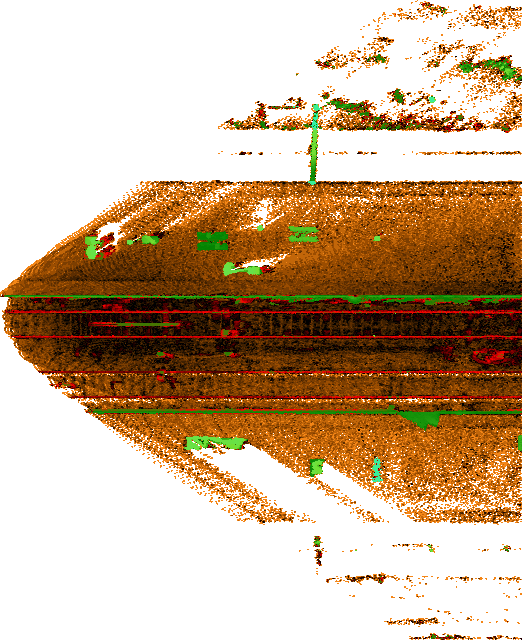
#> input picture data/real_samples/ortho_rotated_0.png, 522 x 640 px; its folder holds only this picture in this run
$ python crop_real_samples.py
#> lines starting #> are read from the running program, lines starting #| are printed output that depends on the picture
"""
Crop real LiDAR samples to horizontal strips centred on the railway tracks.

Steps:
  1. Extract the background brownish colour from image 3 near y=400 using
     Sliced Wasserstein Distance (SWD) — quantifies how well background
     pixels are separated from reddish rail pixels in colour space.
  2. Find rail y-positions:
       a. Build a per-row reddish pixel density profile (fraction of row
          pixels satisfying (R-G) > RG_DIFF_THRESH).
       b. Mark rows where density ≥ ROW_DENSITY_THRESH as "rail rows".
       c. Group consecutive rail rows (gap tolerance ≤ GAP_TOL) into
          components.
       d. Shape filter: discard components taller than MAX_COMPONENT_HEIGHT
          (these are irregular blobs, not thin rail lines).
       e. From remaining components, pick the tightest cluster fitting in
          CROP_HEIGHT px, preferring the one closest to the image centre.
       f. A detection is "good" if it yields ≥ 2 components after filtering
          AND the mean peak-row density across selected components is ≥
          MIN_MEAN_DENSITY.
  3. Two-pass cropping:
       - Pass 1: run detection on every image; collect good detections and
         their crop-centre y values.
       - Compute global_median_centre from the good detections.
       - Pass 2: images with a good detection are cropped around their own
         detected centre; images with a bad detection (blob noise, too few
         components, low density) fall back to global_median_centre.
  4. Crop height is always CROP_HEIGHT px. Save to data/real_samples_cropped/.
"""

from pathlib import Path

import numpy as np
from PIL import Image

# ── Paths ──────────────────────────────────────────────────────────────────────
SAMPLES_DIR = Path("data/real_samples")
OUTPUT_DIR  = Path("data/real_samples_cropped")
OUTPUT_DIR.mkdir(exist_ok=True)

# ── Parameters ─────────────────────────────────────────────────────────────────
CROP_HEIGHT           = 100   # final crop height in pixels
RG_DIFF_THRESH        = 80    # (R - G) > this → pixel is reddish
ROW_DENSITY_THRESH    = 0.50  # fraction of row pixels that must be reddish
GAP_TOL               = 3     # consecutive non-rail rows tolerated within a component
MAX_COMPONENT_HEIGHT  = 16    # (A) components taller than this are blobs, not rails
MIN_MEAN_DENSITY      = 0.65  # (B) mean peak-density across selected components
MIN_COMPONENTS_GOOD   = 2     # (B) minimum selected components for a "good" detection
SWD_N_PROJ            = 128   # projections for Sliced Wasserstein Distance
SWD_REF_Y             = 400   # reference row for background extraction (image 3)
BG_WINDOW             = 30    # ± rows around SWD_REF_Y


# ══════════════════════════════════════════════════════════════════════════════
# 1.  BACKGROUND COLOUR VIA SLICED WASSERSTEIN DISTANCE
# ══════════════════════════════════════════════════════════════════════════════

def _sliced_wasserstein_distance(
    a: np.ndarray, b: np.ndarray, n_proj: int = SWD_N_PROJ, seed: int = 0
) -> float:
    """Sliced Wasserstein Distance between two (N, 3) RGB point clouds."""
    rng  = np.random.default_rng(seed)
    dirs = rng.standard_normal((n_proj, 3))
    dirs /= np.linalg.norm(dirs, axis=1, keepdims=True)
    total = 0.0
    for d in dirs:
        pa = np.sort(a @ d)
        pb = np.sort(b @ d)
        if len(pa) != len(pb):
            t  = np.linspace(0, 1, max(len(pa), len(pb)))
            pa = np.interp(t, np.linspace(0, 1, len(pa)), pa)
            pb = np.interp(t, np.linspace(0, 1, len(pb)), pb)
        total += np.mean(np.abs(pa - pb))
    return total / n_proj


def extract_background_colour(img_path: Path, ref_y: int = SWD_REF_Y,
                               window: int = BG_WINDOW) -> np.ndarray:
    """
    Median RGB of background pixels near ref_y, plus SWD vs rail pixels.

    'Background' = pixels where (R - G) ≤ RG_DIFF_THRESH (not reddish rails).
    'Rail'       = pixels where (R - G) >  RG_DIFF_THRESH.
    """
    arr   = np.array(Image.open(img_path).convert("RGB"), dtype=np.float32)
    h     = arr.shape[0]
    y0    = max(0, ref_y - window)
    y1    = min(h, ref_y + window + 1)
    strip = arr[y0:y1].reshape(-1, 3)

    R, G  = strip[:, 0], strip[:, 1]
    is_rail = (R - G) > RG_DIFF_THRESH

    bg   = strip[~is_rail]
    rail = strip[ is_rail]
    med_bg = np.median(bg, axis=0)

    if len(rail) == 0:
        print(f"  Background median RGB: {med_bg.astype(int)}  (no rail pixels in strip)")
        return med_bg

    swd = _sliced_wasserstein_distance(bg, rail)
    print(f"  Background median RGB : {med_bg.astype(int)}")
    print(f"  Rail median RGB       : {np.median(rail, axis=0).astype(int)}")
    print(f"  Sliced Wasserstein D  : {swd:.2f}  "
          f"({'well' if swd > 30 else 'poorly'} separated in colour space)")
    return med_bg


# ══════════════════════════════════════════════════════════════════════════════
# 2.  FIND RAIL POSITIONS
# ══════════════════════════════════════════════════════════════════════════════

def _row_densities(arr: np.ndarray) -> np.ndarray:
    """Per-row fraction of pixels with (R - G) > RG_DIFF_THRESH."""
    R = arr[:, :, 0].astype(np.float32)
    G = arr[:, :, 1].astype(np.float32)
    mask = (R - G) > RG_DIFF_THRESH
    return mask.sum(axis=1) / arr.shape[1]


def _group_rail_rows(is_rail_row: np.ndarray, gap_tol: int = GAP_TOL) -> list[list[int]]:
    """
    Cluster consecutive True rows in is_rail_row into groups.
    Up to gap_tol consecutive False rows inside a group are tolerated.
    Returns a list of (sorted) row-index lists.
    """
    n = len(is_rail_row)
    groups: list[list[int]] = []
    current: list[int] = []
    gap = 0

    for y in range(n):
        if is_rail_row[y]:
            current.append(y)
            gap = 0
        else:
            if current:
                gap += 1
                if gap > gap_tol:
                    groups.append(current)
                    current = []
                    gap = 0
    if current:
        groups.append(current)
    return groups


def _best_cluster(centers: list[float], max_span: float,
                  img_mid: float) -> list[int]:
    """
    Return indices into `centers` of the sub-list that:
      1. Fits within a vertical span of max_span px.
      2. Has the most members.
      3. (Tie-break) is closest to img_mid.
    `centers` must already be sorted ascending.
    """
    best_idx: list[int] = []
    best_count = 0
    best_dist  = float("inf")

    n = len(centers)
    lo = 0
    for hi in range(n):
        while centers[hi] - centers[lo] > max_span:
            lo += 1
        count = hi - lo + 1
        dist  = abs((centers[lo] + centers[hi]) / 2 - img_mid)
        if count > best_count or (count == best_count and dist < best_dist):
            best_count = count
            best_dist  = dist
            best_idx   = list(range(lo, hi + 1))

    return best_idx


def find_rail_band(img_path: Path) -> tuple[int, int, list[dict]]:
    """
    Return (top_y, bottom_y, selected_component_list).

    Applies the shape filter (A): components taller than MAX_COMPONENT_HEIGHT
    are discarded before cluster selection.
    Raises ValueError if no components survive filtering.
    """
    arr    = np.array(Image.open(img_path).convert("RGB"), dtype=np.uint8)
    height, width = arr.shape[:2]

    densities   = _row_densities(arr)
    is_rail_row = densities >= ROW_DENSITY_THRESH
    groups      = _group_rail_rows(is_rail_row)

    if not groups:
        raise ValueError(
            f"No rail rows found in {img_path.name} "
            f"(density≥{ROW_DENSITY_THRESH}, R-G>{RG_DIFF_THRESH})"
        )

    # Build component records
    all_components = []
    for g in groups:
        rows = np.array(g)
        row_dens = densities[rows]
        all_components.append({
            "y_min":       int(rows.min()),
            "y_max":       int(rows.max()),
            "y_center":    float(rows.mean()),
            "height_px":   int(rows.max() - rows.min() + 1),
            "peak_density": float(row_dens.max()),
        })

    # (A) Shape filter: remove blob-like thick components
    components = [c for c in all_components if c["height_px"] <= MAX_COMPONENT_HEIGHT]
    n_removed  = len(all_components) - len(components)

    if not components:
        raise ValueError(
            f"All components filtered out by shape filter in {img_path.name} "
            f"(MAX_COMPONENT_HEIGHT={MAX_COMPONENT_HEIGHT})"
        )

    components.sort(key=lambda c: c["y_center"])
    centers = [c["y_center"] for c in components]

    # Select tightest cluster within CROP_HEIGHT, preferring image centre
    img_mid  = height / 2
    sel_idx  = _best_cluster(centers, float(CROP_HEIGHT), img_mid)
    selected = [components[i] for i in sel_idx]

    top_y    = selected[0]["y_center"]
    bottom_y = selected[-1]["y_center"]
    span     = bottom_y - top_y

    blob_note = f"  [{n_removed} blob(s) removed by shape filter]" if n_removed else ""
    print(f"  {len(all_components)} raw → {len(components)} after filter "
          f"→ selected {len(selected)}  "
          f"(top y≈{top_y:.0f}, bottom y≈{bottom_y:.0f}, span={span:.0f} px){blob_note}")
    for i, c in enumerate(selected):
        print(f"    [{i}] y_center={c['y_center']:6.1f}  "
              f"y_range=[{c['y_min']},{c['y_max']}]  "
              f"height={c['height_px']}px  "
              f"peak_density={c['peak_density']:.2f}")

    return int(round(top_y)), int(round(bottom_y)), selected


def is_good_detection(selected: list[dict], span: int) -> bool:
    """
    (B) Return True when the detection is reliable enough to use directly.

    Criteria:
      - At least MIN_COMPONENTS_GOOD components survived the shape filter.
      - Mean peak-row density across selected components ≥ MIN_MEAN_DENSITY
        (low density → the "rails" are sparse noise, not real rail lines).
      - Span fits within the crop (span < CROP_HEIGHT).
    """
    if len(selected) < MIN_COMPONENTS_GOOD:
        return False
    if span >= CROP_HEIGHT:
        return False
    mean_density = float(np.mean([c["peak_density"] for c in selected]))
    return mean_density >= MIN_MEAN_DENSITY


# ══════════════════════════════════════════════════════════════════════════════
# 3.  CROP
# ══════════════════════════════════════════════════════════════════════════════

def crop_image(img_path: Path, top_y: int, bottom_y: int,
               out_path: Path, target_height: int = CROP_HEIGHT) -> None:
    """
    Crop to target_height px centred on the mid-point of [top_y, bottom_y].
    Shifts the window if it would go out of bounds.
    """
    span = bottom_y - top_y
    if span >= target_height:
        raise ValueError(
            f"{img_path.name}: rail span={span} px ≥ target_height={target_height} px — "
            "cannot add any margin around the rails."
        )

    img    = Image.open(img_path).convert("RGB")
    height = img.height

    mid     = (top_y + bottom_y) / 2
    y_start = max(0, int(round(mid - target_height / 2)))
    y_end   = y_start + target_height
    if y_end > height:
        y_end   = height
        y_start = max(0, y_end - target_height)

    cropped = img.crop((0, y_start, img.width, y_end))
    cropped.save(out_path)
    print(f"  Saved {out_path.name}  y=[{y_start},{y_end})  "
          f"({cropped.width}×{cropped.height} px)")


# ══════════════════════════════════════════════════════════════════════════════
# MAIN
# ══════════════════════════════════════════════════════════════════════════════

def main() -> None:
    images = sorted(SAMPLES_DIR.glob("*.png"))
    if not images:
        print("No PNG files found in", SAMPLES_DIR)
        return

    # ── Step 1: background colour ───────────────────────────────────────────
    img3_candidates = [p for p in images if "ortho_rotated_3" in p.name]
    img3 = img3_candidates[0] if img3_candidates else images[0]

    print(f"\n{'='*60}")
    print(f"STEP 1 — Background colour  ({img3.name}, y≈{SWD_REF_Y})")
    print(f"{'='*60}")
    bg_colour = extract_background_colour(img3, ref_y=SWD_REF_Y)
#> in extract_background_colour, `arr   = np.array(Image.open(img_path).convert("RGB"), dtype=np.float32)`:
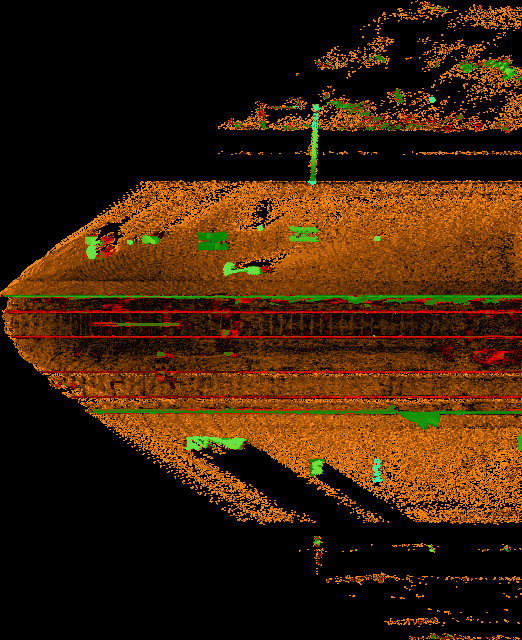
#> arr: shape (640, 522, 3) float32; mean R, G, B 57.5, 31, 2.8
#> in extract_background_colour, `med_bg = np.median(bg, axis=0)`: med_bg = [93, 62, 1]
#> the loop in _sliced_wasserstein_distance, `for d in dirs:` made 128 passes
#> total on passes 1 to 8: 24.11, 46.97, 145.4, 261.9, 369.8, 477.3, 546.4, 636.5
#> after the loop in _sliced_wasserstein_distance, `for d in dirs:`: total = 8612.7
#> in extract_background_colour, `swd = _sliced_wasserstein_distance(bg, rail)`: swd = 67.29
#|   Background median RGB : [93 62  1]
#|   Rail median RGB       : [194 102   9]
#|   Sliced Wasserstein D  : 67.29  (well separated in colour space)
#> bg_colour = [93, 62, 1]

    # ── Step 2 pass 1: detect rails on all images ───────────────────────────
    print(f"\n{'='*60}")
    print("STEP 2 — Rail detection (pass 1 / 2)")
    print(f"{'='*60}")

    # detection_cache: img_path → (top_y, bottom_y, selected, good, crop_centre)
    # or None on hard failure
    detection_cache: dict[Path, tuple | None] = {}

    for img_path in images:
        print(f"\n--- {img_path.name} ---")
        try:
            top_y, bottom_y, selected = find_rail_band(img_path)
#> in _row_densities, `R = arr[:, :, 0].astype(np.float32)`:
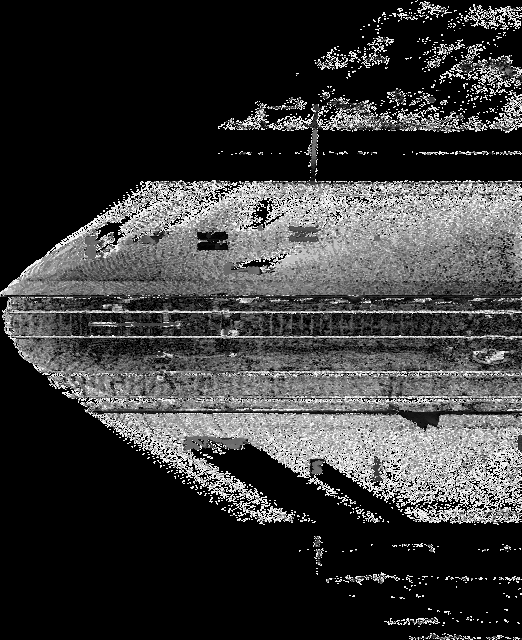
#> R: shape (640, 522) float32; min 0, max 254, mean 57.5
#> in _row_densities, `G = arr[:, :, 1].astype(np.float32)`:
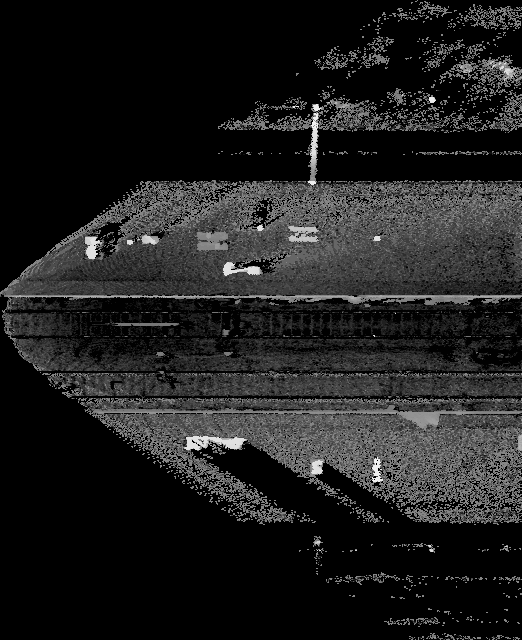
#> G: shape (640, 522) float32; min 0, max 245, mean 31
#> in _row_densities, `mask = (R - G) > RG_DIFF_THRESH`:
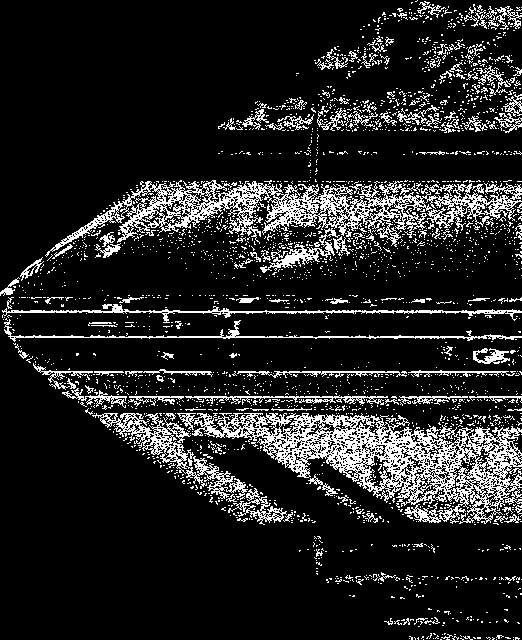
#> mask: shape (640, 522) bool; 13.8% white in thin lines or dots
#> in find_rail_band, `densities   = _row_densities(arr)`: densities = 640 values, max 0.979 at index 311, min 0 at index 31, mean 0.138
#> in _group_rail_rows, `n = len(is_rail_row)`: n = 640
#> after the loop in _group_rail_rows, `for y in range(n):`: current = []; groups = [[201], [311, 312], [336, 337], [371, 372], [396, 397], [434]]
#> the loop in find_rail_band, `for g in groups:` made 6 passes
#> (rows, row_dens) on passes 2 to 5: ([311, 312], [0.979, 0.812]), ([336, 337], [0.83, 0.956]), ([371, 372], [0.801, 0.807]), ([396, 397], [0.751, 0.826])
#> after the loop in find_rail_band, `for g in groups:`: all_components = 6 items
#> in find_rail_band, `n_removed  = len(all_components) - len(components)`: n_removed = 0
#> in find_rail_band, `centers = [c["y_center"] for c in components]`: centers = [201, 311.5, 336.5, 371.5, 396.5, 434]
#> in _best_cluster, `n = len(centers)`: n = 6
#> the loop in _best_cluster, `for hi in range(n):` made 6 passes
#> (dist, best_dist) on passes 1 to 5: (119, 119), (8.5, 8.5), (4, 4), (21.5, 21.5), (34, 34)
#> after the loop in _best_cluster, `for hi in range(n):`: best_count = 4; best_dist = 34; lo = 2
#> in find_rail_band, `sel_idx  = _best_cluster(centers, float(CROP_HEIGHT), img_mid)`: sel_idx = [1, 2, 3, 4]
#> in find_rail_band, `selected = [components[i] for i in sel_idx]`: selected = 4 items
#> in find_rail_band, `top_y    = selected[0]["y_center"]`: top_y = 311.5
#> in find_rail_band, `bottom_y = selected[-1]["y_center"]`: bottom_y = 396.5
#> in find_rail_band, `span     = bottom_y - top_y`: span = 85
#> in find_rail_band, `blob_note = f"  [{n_removed} blob(s) removed by shape filter]" if n_re..`: blob_note = ''
#|   6 raw → 6 after filter → selected 4  (top y≈312, bottom y≈396, span=85 px)
#> the loop in find_rail_band, `for i, c in enumerate(selected):` made 4 passes
#|     [0] y_center= 311.5  y_range=[311,312]  height=2px  peak_density=0.98
#|     [1] y_center= 336.5  y_range=[336,337]  height=2px  peak_density=0.96
#|     [2] y_center= 371.5  y_range=[371,372]  height=2px  peak_density=0.81
#|     [3] y_center= 396.5  y_range=[396,397]  height=2px  peak_density=0.83
#> top_y = 312; bottom_y = 396; selected = 4 items
            span  = bottom_y - top_y
#> span = 84
            good  = is_good_detection(selected, span)
#> in is_good_detection, `mean_density = float(np.mean([c["peak_density"] for c in selected]))`: mean_density = 0.892
#> good = True
            centre = (top_y + bottom_y) / 2.0
#> centre = 354
            detection_cache[img_path] = (top_y, bottom_y, selected, good, centre)
            tag = "GOOD" if good else f"LOW-QUALITY (mean density={np.mean([c['peak_density'] for c in selected]):.2f}, n={len(selected)})"
#> tag = 'GOOD'
            print(f"  → {tag}")
#|   → GOOD
        except ValueError as e:
            detection_cache[img_path] = None
            print(f"  ERROR: {e}")

    # ── Step 2 pass 2: compute global median from good detections ───────────
    good_centres = [
        v[4] for v in detection_cache.values()
        if v is not None and v[3]
    ]
#> good_centres = [354]
    if not good_centres:
        print("\nNo good detections — cannot compute fallback centre.")
        return

    global_median = float(np.median(good_centres))
#> global_median = 354
    print(f"\n{'='*60}")
    print(f"Good detections: {len(good_centres)}/{len(images)}")
#| Good detections: 1/1
    print(f"Global median crop centre y = {global_median:.1f}  "
          f"(fallback for low-quality images)")
#| Global median crop centre y = 354.0  (fallback for low-quality images)
    print(f"{'='*60}")

    # ── Step 3: crop ────────────────────────────────────────────────────────
    print(f"\n{'='*60}")
    print("STEP 3 — Crop")
    print(f"{'='*60}")

    n_good, n_fallback, n_err = 0, 0, 0
    for img_path in images:
        print(f"\n--- {img_path.name} ---")
        det   = detection_cache[img_path]
#> det = 5 items
        img   = Image.open(img_path).convert("RGB")
        out_path = OUTPUT_DIR / img_path.name

        if det is not None and det[3]:
            # Good detection: crop around detected rail band
            top_y, bottom_y = det[0], det[1]
            try:
                crop_image(img_path, top_y, bottom_y, out_path)
#> in crop_image, `span = bottom_y - top_y`: span = 84
#> in crop_image, `mid     = (top_y + bottom_y) / 2`: mid = 354
#> in crop_image, `y_start = max(0, int(round(mid - target_height / 2)))`: y_start = 304
#> in crop_image, `y_end   = y_start + target_height`: y_end = 404
#> in crop_image, `cropped = img.crop((0, y_start, img.width, y_end))`:
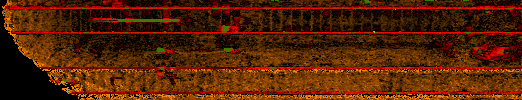
#> cropped: PIL image 522x100 RGB; mean R, G, B 85, 33.5, 1.5
#|   Saved ortho_rotated_0.png  y=[304,404)  (522×100 px)
                n_good += 1
            except ValueError as e:
                print(f"  ERROR during crop: {e}")
                n_err += 1
        else:
            # Fallback: crop around the global median centre
            reason = "hard failure" if det is None else (
                f"low quality — "
                f"n={len(det[2])}, "
                f"mean density={np.mean([c['peak_density'] for c in det[2]]):.2f}"
                if det is not None else ""
            )
            print(f"  Using global fallback centre y={global_median:.0f}  [{reason}]")
            half    = CROP_HEIGHT / 2
            y_start = max(0, int(round(global_median - half)))
            y_end   = y_start + CROP_HEIGHT
            if y_end > img.height:
                y_end   = img.height
                y_start = max(0, y_end - CROP_HEIGHT)
            cropped = img.crop((0, y_start, img.width, y_end))
            cropped.save(out_path)
            print(f"  Saved {out_path.name}  y=[{y_start},{y_end})  "
                  f"({cropped.width}×{cropped.height} px)")
            n_fallback += 1

    print(f"\n{'='*60}")
    print(f"Summary: {n_good} from detection  |  "
          f"{n_fallback} from fallback  |  {n_err} errors")
    print(f"Background colour (image 3, y≈{SWD_REF_Y}): RGB={bg_colour.astype(int)}")
#| Background colour (image 3, y≈400): RGB=[93 62  1]
    print(f"{'='*60}")


if __name__ == "__main__":
    main()
